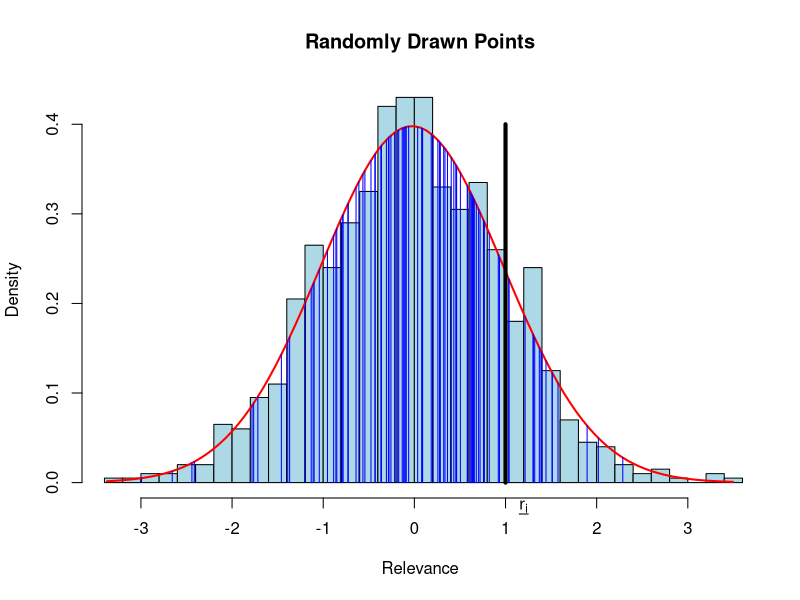
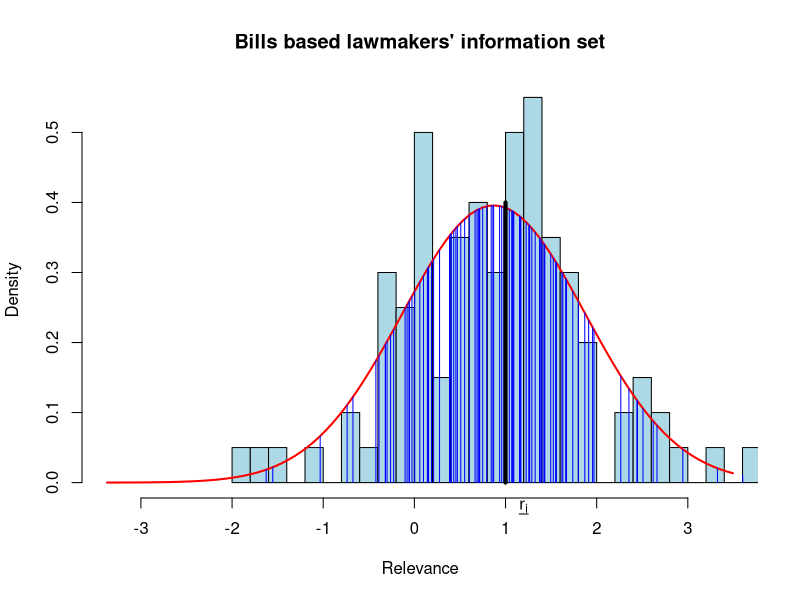
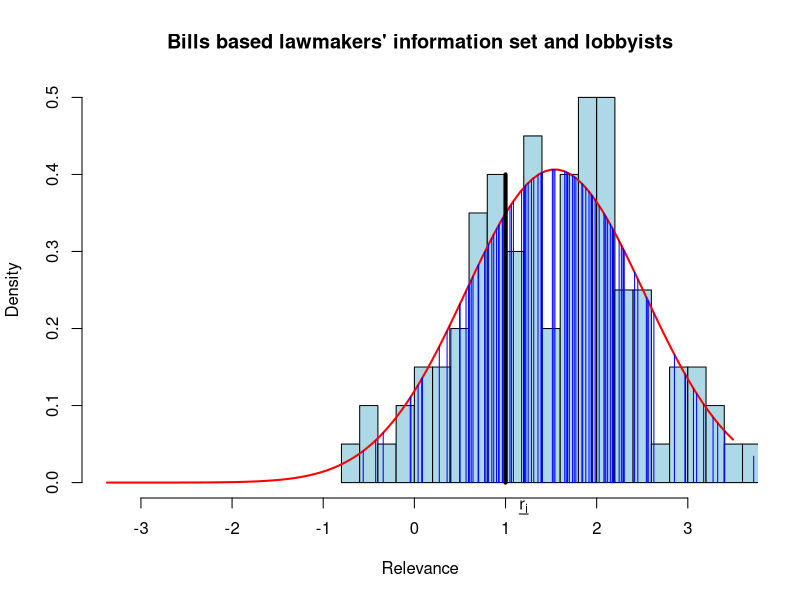
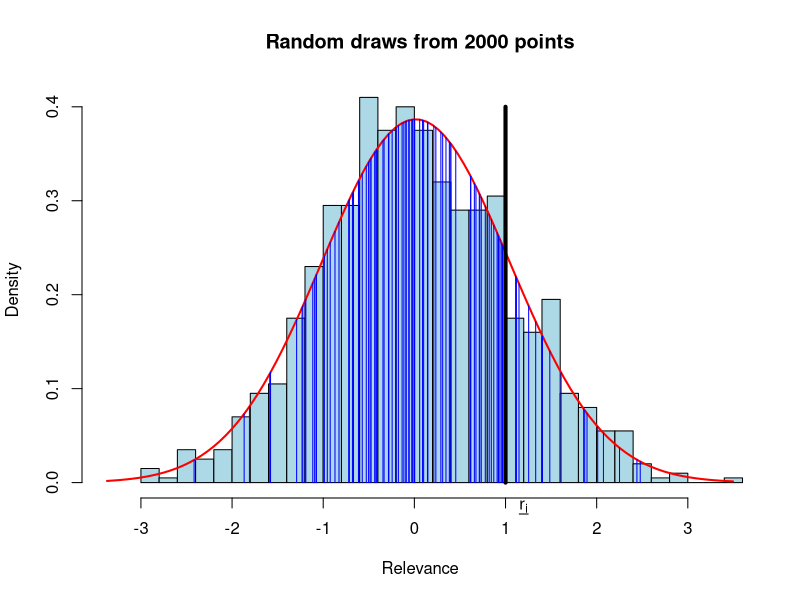
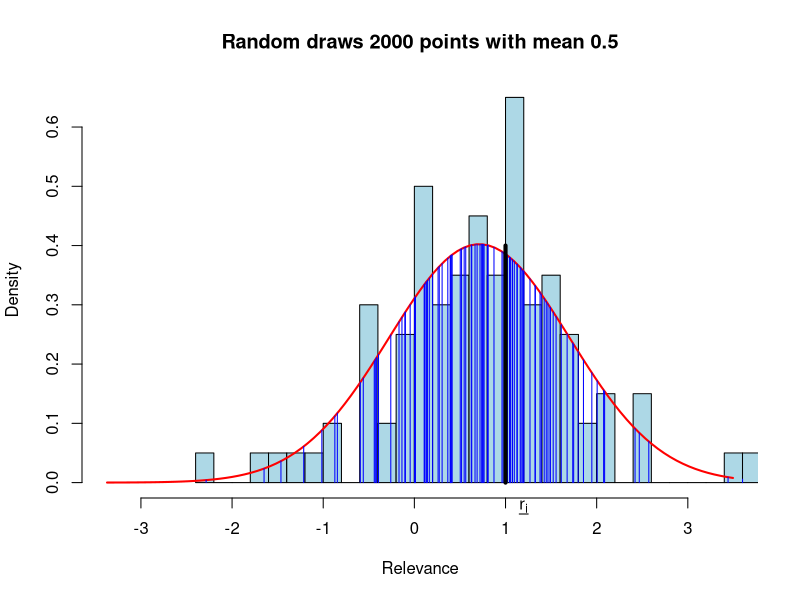

Reproduce these figures in R, in order.
# Set a seed for reproducibility
set.seed(42)

# Generate a sample of 1000 points from a standard normal distribution
data <- rnorm(1000)

# Define a common x-axis range for all plots
x_range <- range(data)

# Function to add vertical lines to the histogram
add_vertical_lines <- function(data, hist_obj, col = "blue", lwd = 1) {
  for (i in 1:100) {
    x_value <- data[i]
    if (!is.na(x_value)) {  # Check for missing values
      in_range <- x_value >= min(hist_obj$mids) & x_value <= max(hist_obj$mids)
      if (in_range) {
        lines(c(x_value, x_value), c(0, dnorm(x_value, mean = mean(data), sd = sd(data))), col = col, lwd = lwd)
      }
    }
  }
}

# Function to create and save a plot with a common x-axis range
save_plot <- function(data, title, filename, x_range) {
  # Set up larger plot size
  options(
    repr.plot.width = 8,  # Adjust the width as needed
    repr.plot.height = 6  # Adjust the height as needed
  )
  
  # Create the plot with the common x-axis range
  hist_obj <- hist(data, breaks = 30, plot = FALSE)
  hist(data, breaks = 30, prob = TRUE, col = "lightblue", xlab = "Relevance", main = title, xlim = x_range, cex = 1.5, mar = c(5, 5, 4, 2))
  curve(dnorm(x, mean = mean(data), sd = sd(data)), col = "red", lwd = 2, add = TRUE)
  add_vertical_lines(data, hist_obj)
  segments(x0 = 1, y0 = 0, x1 = 1, y1 = 0.4, col = "black", lwd = 4)
  mtext(expression(paste(underline(r[i])), sep = ""), side = 1, line = 0, at = 1.2, cex = 1)
  
  # Open a PNG graphics device
  png(filename, width = 800, height = 600, units = "px", res = 300)  # Adjust the width, height, and dpi as needed
  # Print the plot to the device
  dev.off()
}

# Save three plots with the common x-axis range

# 1. Randomly drawn points
save_plot(data, "Randomly Drawn Points", "random_points.png", x_range)

# 2. Points with Mean 1
data_mean1 <- rnorm(100, mean = 1)
save_plot(data_mean1, "Bills based lawmakers' information set", "points_mean1.png", x_range)

# 3. Truncated at -2
data_truncated <- rnorm(100, mean=1.5)
#data_truncated <- data_truncated[data_truncated >= 0]  # Apply truncation
save_plot(data_truncated, "Bills based lawmakers' information set and lobbyists", "truncated_points.png", x_range)

# 4. 2000 points with 1000 randomly selected
data_double <- rnorm(2000)
random_indices <- sample(1:2000, 1000)
data_double <- data_double[random_indices]
save_plot(data_double, "Random draws from 2000 points", "double_sample.png", x_range)

# 5. 2000 points with mean 0.5 and 100 randomly selected
data_double_mean05 <- rnorm(2000, mean = 0.5)
random_indices_mean05 <- sample(1:2000, 100)
data_double_mean05 <- data_double_mean05[random_indices_mean05]
save_plot(data_double_mean05, "Random draws 2000 points with mean 0.5", "double_sample_mean05.png", x_range)
